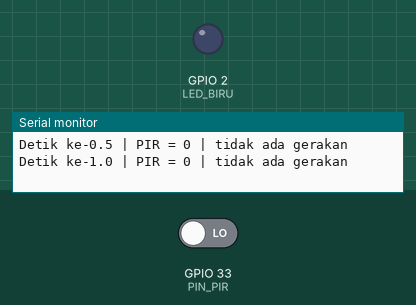
Simulated run of this sketch. Board: ESP32. Shown: output pins drawn as LEDs (lit = HIGH), the last lines printed to the serial monitor. Inputs (shaded band) come from the test bench; at power-on: GPIO 33 (PIN_PIR) LOW.

Above: at 1.2 s.
1.3 s: GPIO 33 (PIN_PIR) driven HIGH
At 2.1 s:
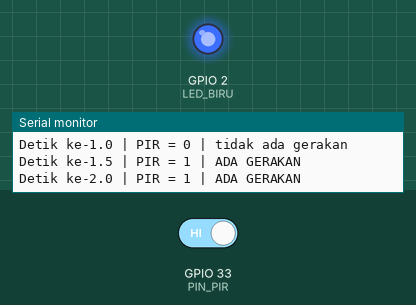
2.8 s: GPIO 33 (PIN_PIR) driven LOW
At 3.2 s:
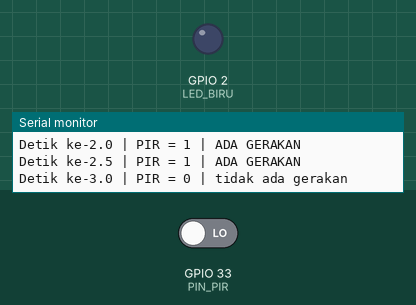
Timing chart, 0 to 5.8 s (numbered marks = the images above; inputs shaded):
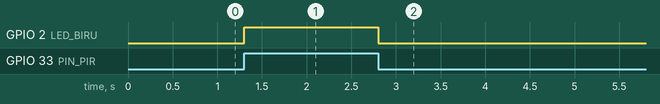

The sketch:

p1_baca_pir.ino
```cpp
/*
 * BAB 31 - Program 1: Membaca Sensor PIR
 * Membaca keadaan sensor PIR AM312 dan menampilkannya di Serial Monitor
 * setiap 0,5 detik. LED biru bawaan board (IO2) mengikuti keluaran PIR.
 *
 * Rangkaian: PIR (header hijau, pin ke-5 dari atas) → IO33
 */

#define PIN_PIR  33  // keluaran sensor PIR AM312
#define LED_BIRU 2   // LED biru bawaan board ESP32 (tanpa kabel)

const unsigned long INTERVAL_CETAK = 500;  // ms: cetak status setiap 0,5 detik
unsigned long waktuCetakLalu = 0;

void setup() {
  Serial.begin(115200);
  pinMode(PIN_PIR, INPUT);  // INPUT biasa: AM312 sendiri yang mendorong HIGH/LOW
  pinMode(LED_BIRU, OUTPUT);

  Serial.println("BAB 31 - Program 1: Membaca Sensor PIR");
  Serial.println("Kit baru dicolokkan? Diam dulu sekitar 1 menit supaya PIR stabil.");
}

void loop() {
  int statusPir = digitalRead(PIN_PIR);  // HIGH = ada gerakan
  digitalWrite(LED_BIRU, statusPir);     // LED langsung mengikuti sensor

  // Cetak status setiap 0,5 detik (pola millis() dari BAB 16)
  unsigned long sekarang = millis();
  if (sekarang - waktuCetakLalu >= INTERVAL_CETAK) {
    waktuCetakLalu = sekarang;

    Serial.print("Detik ke-");
    Serial.print(sekarang / 1000.0, 1);  // waktu sejak ESP32 mulai, 1 angka desimal
    if (statusPir == HIGH) {
      Serial.println(" | PIR = 1 | ADA GERAKAN");
    } else {
      Serial.println(" | PIR = 0 | tidak ada gerakan");
    }
  }
}
```

Measured:
- after the input at 1.3 s, GPIO 2 (LED_BIRU): LOW → HIGH at once
- after the input at 2.8 s, GPIO 2 (LED_BIRU): HIGH → LOW at once
